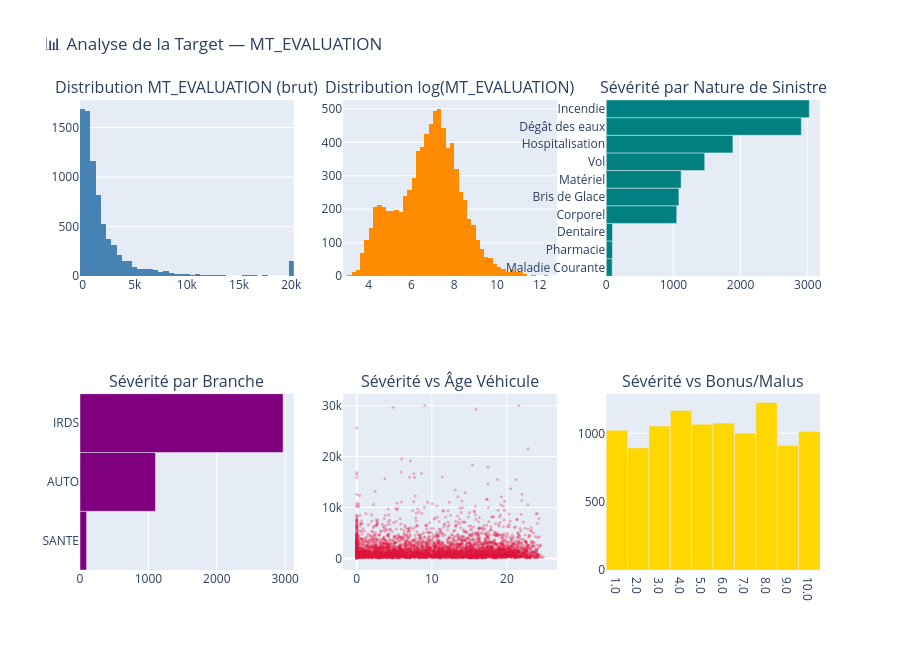

Notebook code cell kept with this figure:
### Markdown cell above
## 3. Analyse de la Target — MT_EVALUATION

### Code cell
fig = make_subplots(rows=2, cols=3, subplot_titles=[
    'Distribution MT_EVALUATION (brut)',
    'Distribution log(MT_EVALUATION)',
    'Sévérité par Nature de Sinistre',
    'Sévérité par Branche',
    'Sévérité vs Âge Véhicule',
    'Sévérité vs Bonus/Malus'
])

# Distribution brute
fig.add_trace(go.Histogram(x=df['MT_EVALUATION'].clip(0, 20000), nbinsx=80,
                            marker_color='steelblue', name='Brut'), row=1, col=1)

# Log-normale
fig.add_trace(go.Histogram(x=np.log1p(df['MT_EVALUATION']), nbinsx=60,
                            marker_color='darkorange', name='Log'), row=1, col=2)

# Par nature
nature_med = df.groupby('NATURE_SINISTRE')['MT_EVALUATION'].median().sort_values()
fig.add_trace(go.Bar(x=nature_med.values, y=nature_med.index,
                     orientation='h', marker_color='teal', name='Par Nature'), row=1, col=3)

# Par branche
branch_med = df.groupby('BRANCHE')['MT_EVALUATION'].median().sort_values()
fig.add_trace(go.Bar(x=branch_med.values, y=branch_med.index,
                     orientation='h', marker_color='purple', name='Par Branche'), row=2, col=1)

# Sévérité vs âge véhicule
fig.add_trace(go.Scatter(x=df['AGE_VEHICULE'].dropna(),
                          y=df.loc[df['AGE_VEHICULE'].notna(), 'MT_EVALUATION'].clip(0, 30000),
                          mode='markers', marker=dict(size=3, opacity=0.3, color='crimson'),
                          name='Age vs Sév'), row=2, col=2)

# Bonus/Malus
bm_med = df.groupby('BONUS_MALUS')['MT_EVALUATION'].median().reset_index().dropna()
fig.add_trace(go.Bar(x=bm_med['BONUS_MALUS'].astype(str), y=bm_med['MT_EVALUATION'],
                     marker_color='gold', name='Bonus/Malus'), row=2, col=3)

fig.update_layout(height=650, title_text='📊 Analyse de la Target — MT_EVALUATION',
                  showlegend=False)
fig.show()

print(f'Skewness brut   : {df["MT_EVALUATION"].skew():.2f}')
print(f'Skewness log+1  : {np.log1p(df["MT_EVALUATION"]).skew():.2f}')
print('\n→ On va entraîner les modèles sur log(MT_EVALUATION) et back-transformer les prédictions')

### Figure 1 — Plotly figure (JSON) as saved in the notebook; plotly's stock layout.template omitted (floating-point values rounded to 4 significant figures; data arrays with more than 128 entries replaced by an {"elided": "..."} marker saying what was removed)
{"data": [{"marker": {"color": "steelblue"}, "name": "Brut", "nbinsx": 80, "type": "histogram", "x": {"elided": "8000 float values"}, "xaxis": "x", "yaxis": "y"}, {"marker": {"color": "darkorange"}, "name": "Log", "nbinsx": 60, "type": "histogram", "x": {"elided": "8000 float values"}, "xaxis": "x2", "yaxis": "y2"}, {"marker": {"color": "teal"}, "name": "Par Nature", "orientation": "h", "type": "bar", "x": [88.34, 93.08, 93.73, 1050.0, 1082.0, 1115.0, 1466.0, 1886.0, 2904.0, 3023.0], "xaxis": "x3", "y": ["Maladie Courante", "Pharmacie", "Dentaire", "Corporel", "Bris de Glace", "Matériel", "Vol", "Hospitalisation", "Dégât des eaux", "Incendie"], "yaxis": "y3"}, {"marker": {"color": "purple"}, "name": "Par Branche", "orientation": "h", "type": "bar", "x": [96.35, 1103.0, 2969.0], "xaxis": "x4", "y": ["SANTE", "AUTO", "IRDS"], "yaxis": "y4"}, {"marker": {"color": "crimson", "opacity": 0.3, "size": 3}, "mode": "markers", "name": "Age vs Sév", "type": "scatter", "x": {"elided": "4842 float values"}, "xaxis": "x5", "y": {"elided": "4842 float values"}, "yaxis": "y5"}, {"marker": {"color": "gold"}, "name": "Bonus/Malus", "type": "bar", "x": ["1.0", "2.0", "3.0", "4.0", "5.0", "6.0", "7.0", "8.0", "9.0", "10.0"], "xaxis": "x6", "y": [1023.0, 893.1, 1053.0, 1167.0, 1066.0, 1076.0, 1002.0, 1225.0, 910.3, 1013.0], "yaxis": "y6"}], "layout": {"annotations": [{"font": {"size": 16}, "showarrow": false, "text": "Distribution MT_EVALUATION (brut)", "x": 0.1444, "xanchor": "center", "xref": "paper", "y": 1, "yanchor": "bottom", "yref": "paper"}, {"font": {"size": 16}, "showarrow": false, "text": "Distribution log(MT_EVALUATION)", "x": 0.5, "xanchor": "center", "xref": "paper", "y": 1, "yanchor": "bottom", "yref": "paper"}, {"font": {"size": 16}, "showarrow": false, "text": "Sévérité par Nature de Sinistre", "x": 0.8556, "xanchor": "center", "xref": "paper", "y": 1, "yanchor": "bottom", "yref": "paper"}, {"font": {"size": 16}, "showarrow": false, "text": "Sévérité par Branche", "x": 0.1444, "xanchor": "center", "xref": "paper", "y": 0.375, "yanchor": "bottom", "yref": "paper"}, {"font": {"size": 16}, "showarrow": false, "text": "Sévérité vs Âge Véhicule", "x": 0.5, "xanchor": "center", "xref": "paper", "y": 0.375, "yanchor": "bottom", "yref": "paper"}, {"font": {"size": 16}, "showarrow": false, "text": "Sévérité vs Bonus/Malus", "x": 0.8556, "xanchor": "center", "xref": "paper", "y": 0.375, "yanchor": "bottom", "yref": "paper"}], "height": 650, "showlegend": false, "title": {"text": "📊 Analyse de la Target — MT_EVALUATION"}, "xaxis": {"anchor": "y", "domain": [0, 0.2889]}, "xaxis2": {"anchor": "y2", "domain": [0.3556, 0.6444]}, "xaxis3": {"anchor": "y3", "domain": [0.7111, 1]}, "xaxis4": {"anchor": "y4", "domain": [0, 0.2889]}, "xaxis5": {"anchor": "y5", "domain": [0.3556, 0.6444]}, "xaxis6": {"anchor": "y6", "domain": [0.7111, 1]}, "yaxis": {"anchor": "x", "domain": [0.625, 1]}, "yaxis2": {"anchor": "x2", "domain": [0.625, 1]}, "yaxis3": {"anchor": "x3", "domain": [0.625, 1]}, "yaxis4": {"anchor": "x4", "domain": [0, 0.375]}, "yaxis5": {"anchor": "x5", "domain": [0, 0.375]}, "yaxis6": {"anchor": "x6", "domain": [0, 0.375]}}}
